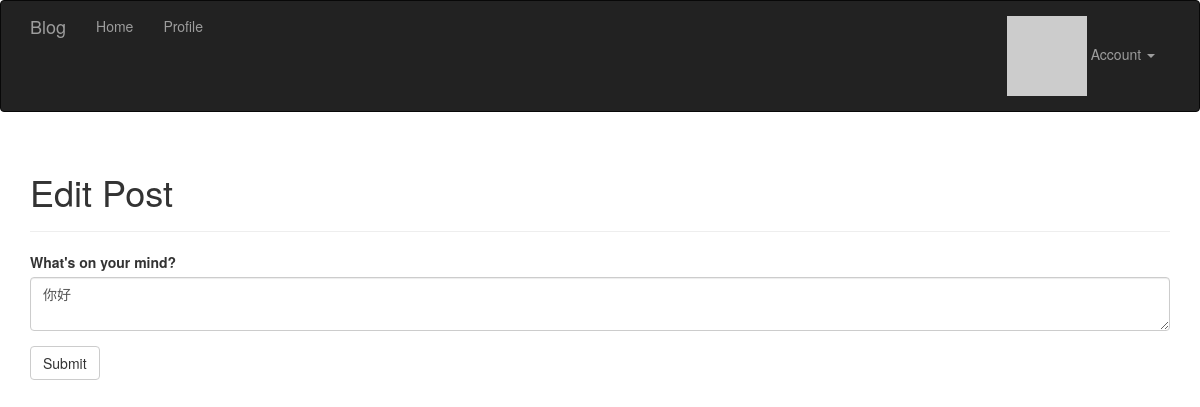
Page /edit/4 (signed in) on the earlier database version.
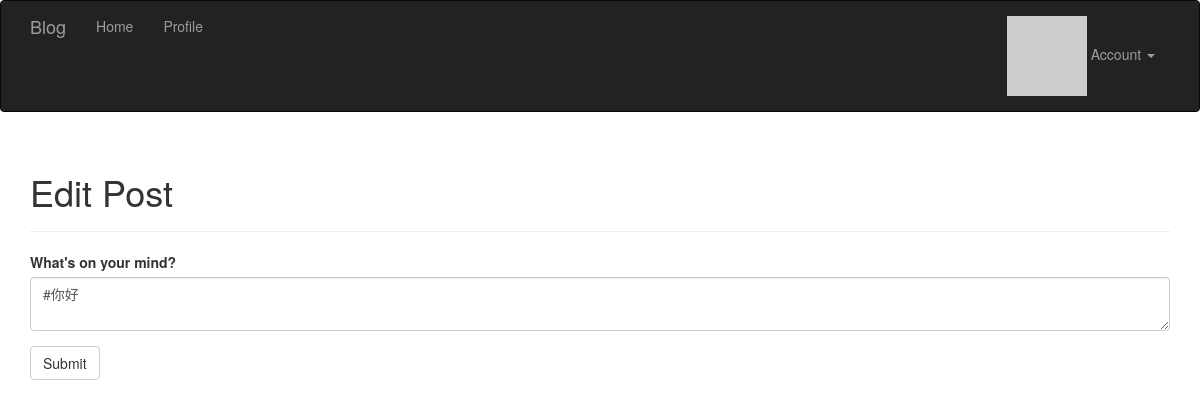
Same page on the later database version.
### app/models.py (models this page shows, shortened)
class Post(db.Model):
	__tablename__='posts'
	id = db.Column(db.Integer, primary_key=True)
	body = db.Column(db.Text)
	body_html = db.Column(db.Text)
	timestamp = db.Column(db.DateTime, index=True, default=datetime.utcnow)
	author_id = db.Column(db.Integer, db.ForeignKey('users.id'))

### app/main/views.py (the view)
@main.route('/edit/<int:id>',methods=['GET','POST'])
@login_required
def edit(id):
	post = Post.query.get_or_404(id)
	if current_user != post.author and not current_user.can(Permission.ADMINISTER):
		abort(403)
	form = PostForm()
	if form.validate_on_submit():
		post.body = form.body.data
		db.session.add(post)
		flash('The post has been updated.')
		return redirect(url_for('.post', id=post.id))
	form.body.data = post.body
	return render_template('edit_post.html',form=form)

### app/main/forms.py
class PostForm(FlaskForm):
	body = PageDownField("What's on your mind?", validators=[Required()])
	submit = SubmitField('Submit')

### app/auth/views.py (called while the page is built)
@auth.before_app_request #在全局的所有request之前，判断如果1.用户登录2.且未确认3.且请求的端点不在auth蓝本中,则强制跳转到unconfirm界面
def before_request():
	if current_user.is_authenticated:
		current_user.ping()
		if not current_user.confirmed \
			and request.endpoint \
			and request.endpoint[:5]!= 'auth.'\
			and request.endpoint != 'static':
			return redirect(url_for('auth.unconfirmed'))

### app/main/__init__.py (called while the page is built)
@main.app_context_processor #Permission类加入全局上下文卡，在所有模板中都可以全局访问
def inject_perssions():
	return dict(Permission=Permission)

### app/models.py (called while the page is built)
	@login_manager.user_loader #这个是登录模块的东西
	def load_user(user_id):
		return User.query.get(int(user_id)) #返回当前user对象，作为current_user

	def ping(self):
		self.last_seen = datetime.utcnow()
		db.session.add(self)

	def gravatar(self,size=100,default='identicon', rating='g'):
		if request.is_secure:
			url = 'https://secure.gravatar.com/avatar'
		else:
			url = 'http://gravatar.com/avatar'
		hash = hashlib.md5(self.email.encode('utf-8')).hexdigest()
		return '{url}/{hash}?s={size}&d={default}&r={rating}'.format(
			url=url,hash=hash,size=size,default=default,rating=rating)

### app/templates/edit_post.html (shortened to what this page needs)
{% extends "base.html" %}
{% import "bootstrap/wtf.html" as wtf %}
{% block page_content %}
<div class="page-header">
    <h1>Edit Post</h1>
</div>
<div>
    {{ wtf.quick_form(form) }}
</div>
{% endblock %}

Differences in the rows shown:
changed Post: body "你好" → "#你好"
